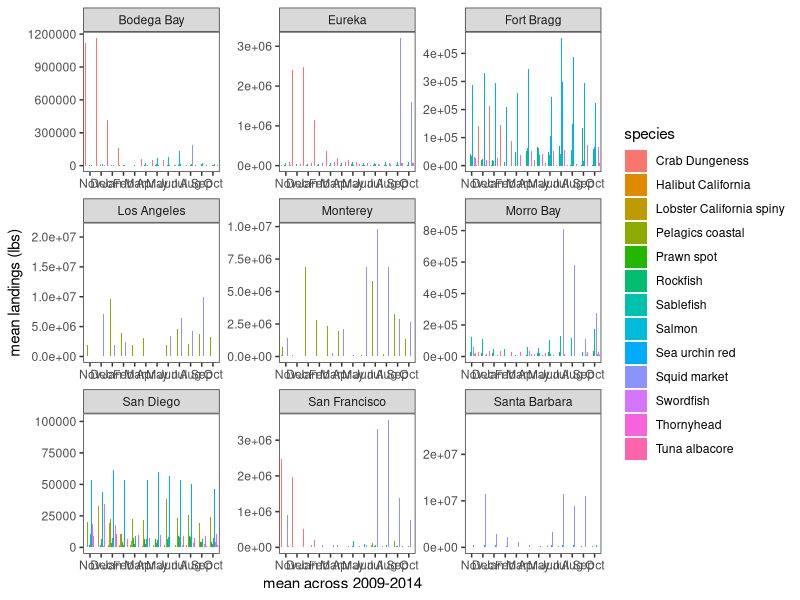
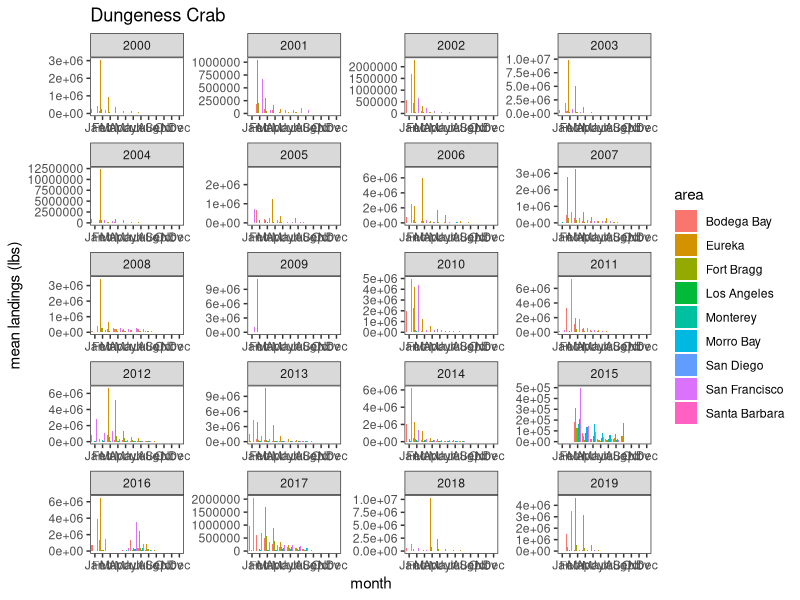
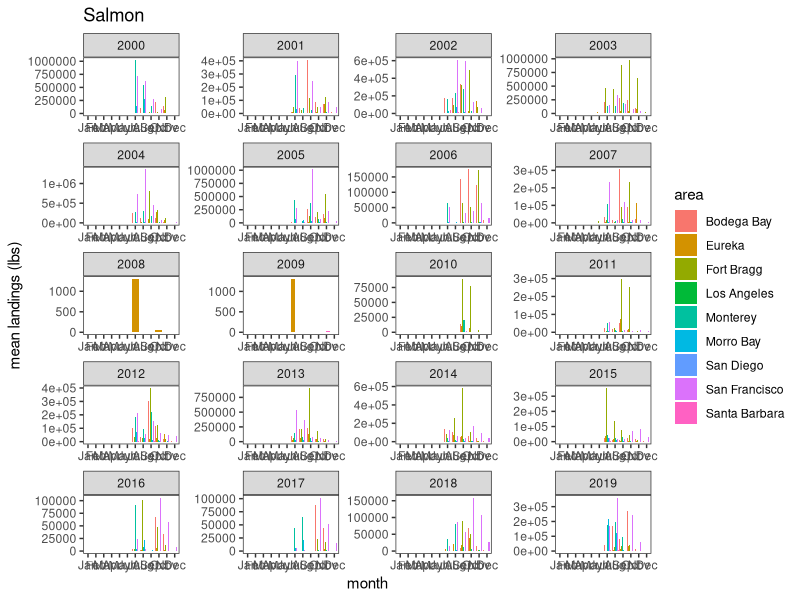

The R script that drew these images, in order:
# Analysis of the data from the nine areas within California, gathered from the
# California Department of Natural Resources, accessed here: 
# https://wildlife.ca.gov/Fishing/Commercial/Landings

library(stringr)
library(dplyr)
library(reshape2)
library(ggplot2)

# Import dataset of all areas
all_areas <- read.csv("Data/DFW areas/all_areas.csv")

# Column names for the initial columns of the overall dataframe
initial_cols <- c("Species", "January", "February", "March", "April", "May", "June",
                  "July", "August", "September", "October", "November", "December", 
                  "Landings", "year", "area")

# Islolate species of interest ------------------------------------------------
halibut <- all_areas %>% filter(str_detect(Species, "Halibut California")) %>% bind_rows
crab <- all_areas %>% filter(str_detect(Species, "Dungeness")) %>% bind_rows
lobster <- all_areas %>% filter(str_detect(Species, "Lobster")) %>% bind_rows
squid <- all_areas %>% filter(str_detect(Species, "Squid market")) %>% bind_rows
albacore <- all_areas %>% filter(str_detect(Species, "albacore")) %>% bind_rows
prawn <- all_areas %>% filter(str_detect(Species, "Prawn spot")) %>% bind_rows
urchin <- all_areas %>% filter(str_detect(Species, "Sea urchin red")) %>% bind_rows
sablefish <- all_areas %>% filter(str_detect(Species, "Sablefish")) %>% bind_rows
swordfish <- all_areas %>% filter(str_detect(Species, "Swordfish")) %>% bind_rows

# Combine all rockfish groups together
rockfish <- all_areas %>% filter(str_detect(Species, "Rockfish")) %>% bind_rows
rockfish <- rockfish[, -1] %>%  # remove species column
  group_by(area, year) %>%  # group by area & year
  summarize(across(January:Landings, sum))  # find sum
rockfish <- rockfish[, c(3:15, 2, 1)]  # Move year & area columns to the end
rockfish <- cbind(rep("Rockfish", length(rockfish$year)), rockfish)
colnames(rockfish) <- initial_cols

# Combine all thornyhead groups together
thornyhead <- all_areas %>% filter(str_detect(Species, "Thornyhead")) %>% bind_rows
thornyhead <- thornyhead[, -1] %>%  # remove species column
  group_by(area, year) %>%  # group by area & year
  summarize(across(January:Landings, sum))  # find sum
thornyhead <- thornyhead[, c(3:15, 2, 1)]  # Move year & area columns to the end
thornyhead <- cbind(rep("Thornyhead", length(thornyhead$year)), thornyhead)
colnames(thornyhead) <- initial_cols

# Combine all salmon together
salmon <- all_areas %>% filter(str_detect(Species, "Salmon")) %>% bind_rows
salmon <- salmon %>% filter(!str_detect(Species, "Roe"))  # Remove salmon roe fishery
salmon <- salmon[, -1] %>%  # remove species column
  group_by(area, year) %>%  # group by area & year
  summarize(across(January:Landings, sum))  # find sum
salmon <- salmon[, c(3:15, 2, 1)]  # Move year & area columns to the end
salmon <- cbind(rep("Salmon", length(salmon$year)), salmon)
colnames(salmon) <- initial_cols

# Combine coastal pelagic species gathered from NOAA fisheries
sardine <- all_areas %>% filter(str_detect(Species, "Sardine")) %>% bind_rows
pac_mackerel <- all_areas %>% filter(str_detect(Species, "Mackerel Pacific")) %>% bind_rows
jack_mackerel <- all_areas %>% filter(str_detect(Species, "Mackerel jack")) %>% bind_rows
anchovy <- all_areas %>% filter(str_detect(Species, "Anchovy northern")) %>% bind_rows

pelagics <- rbind(sardine, pac_mackerel, jack_mackerel, anchovy)[, -1]  # remove species column
pelagics <- pelagics %>% group_by(area, year) %>%  # group by area & year
  summarize(across(January:Landings, sum))  #find sum
pelagics <- pelagics[, c(3:15, 2, 1)]  # Move year & area columns to the end
pelagics <- cbind(rep("Pelagics coastal", length(pelagics$year)), pelagics)
colnames(pelagics) <- initial_cols

# Create dataframe of all species of interest
all_soi <- rbind(halibut, crab, lobster, squid, albacore, prawn, urchin, sablefish,
                 rockfish, swordfish, thornyhead, salmon, pelagics)

# Write a .csv file with just the species of interest
write.csv(all_soi, "Data/dfw_areas_soi.csv", row.names = FALSE)


# Monthly averages over the stable period of species of interest --------------
# Filter for 2009-2014
all_soi_stable <- all_soi %>% filter(between(year, 2009, 2014))

# Find monthly mean for each year
all_soi_stable <- all_soi_stable[, -15]  # remove year column
all_soi_stable$Species <- str_trim(all_soi_stable$Species, side = "both")  # Remove extra white spaces

all_soi_means <- all_soi_stable %>% 
  group_by(Species, area) %>% 
  summarize(across(January:Landings, mean))

all_soi_means <- all_soi_means[, -15]  # Remove total landings

# Update data for plotting ----------------------------------------------------
plot_cols <- c("species", "area", "Jan", "Feb", "Mar", "Apr", "May", "Jun",
               "Jul", "Aug", "Sep", "Oct", "Nov", "Dec")
colnames(all_soi_means) <- plot_cols

# Change column order to match other analyses - year starting in Nov
all_soi_means <- all_soi_means[, c(1, 2, 13, 14, 3:12)] 
all_soi_means2 <- melt(all_soi_means, id_vars = c("area", "species"))
colnames(all_soi_means2) <- c("species", "area", "month", "landings")

# Plot monthly means for stable period
monthly_areas_stable <- ggplot(all_soi_means2, aes(y = landings, x = month, fill = species)) +
  geom_bar(position = "dodge", stat = "identity") +
  ylab("mean landings (lbs)") + xlab("mean across 2009-2014") +
  theme_bw() +
  theme(panel.grid.major = element_blank(), panel.grid.minor = element_blank()) +
  facet_wrap(~area, ncol = 3, scale = "free")

ggsave(filename="~/Desktop/area_monthly_landings_stable.pdf", monthly_areas_stable,
       width=400, height=250, units="mm", dpi=300)

# Yearly trends for species of interest ---------------------------------------

# Dungeness Crab
crab$year <- as.factor(crab$year)
crab2 <- crab[, c(15, 16, 12, 13, 2:11)]
colnames(crab2) <- plot_cols
crab_long <- melt(crab2, id_vars = c("area", "year"))
colnames(crab_long) <- c("year", "area", "month", "landings")

crab_monthly <- ggplot(crab_long, aes(y = landings, x = month, fill = area)) +
  geom_bar(position = "dodge", stat = "identity") +
  ylab("mean landings (lbs)") +
  ggtitle("Dungeness Crab") + 
  theme_bw() +
  theme(panel.grid.major = element_blank(), panel.grid.minor = element_blank()) +
  facet_wrap(~year, ncol = 4, scale = "free")

ggsave(filename="~/Desktop/crab_monthly.pdf", crab_monthly,
       width=400, height=250, units="mm", dpi=300)

# Salmon
salmon$year <- as.factor(salmon$year)
salmon2 <- salmon[, c(15, 16, 12, 13, 2:11)]
colnames(salmon2) <- plot_cols
salmon_long <- melt(salmon2, id_vars = c("area", "year"))
colnames(salmon_long) <- c("year", "area", "month", "landings")

salmon_monthly <- ggplot(salmon_long, aes(y = landings, x = month, fill = area)) +
  geom_bar(position = "dodge", stat = "identity") +
  ylab("mean landings (lbs)") +
  ggtitle("Salmon") + 
  theme_bw() +
  theme(panel.grid.major = element_blank(), panel.grid.minor = element_blank()) +
  facet_wrap(~year, ncol = 4, scale = "free")

ggsave(filename="~/Desktop/salmon_monthly.pdf", salmon_monthly,
       width=400, height=250, units="mm", dpi=300)
